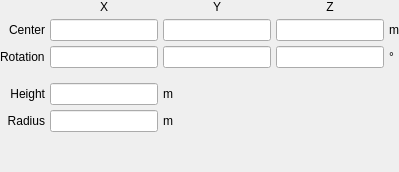
         <widget class="QWidget" name="cylinder_implicit">
          <layout class="QGridLayout" name="gridLayout_16">
           <property name="leftMargin">
            <number>0</number>
           </property>
           <property name="topMargin">
            <number>0</number>
           </property>
           <property name="rightMargin">
            <number>0</number>
           </property>
           <property name="bottomMargin">
            <number>0</number>
           </property>
           <property name="spacing">
            <number>5</number>
           </property>
           <item row="1" column="4">
            <widget class="LineEdit" name="lineedit_cylinder_implicit_centerz"/>
           </item>
           <item row="1" column="5">
            <widget class="QLabel" name="label_205">
             <property name="text">
              <string>m</string>
             </property>
            </widget>
           </item>
           <item row="1" column="0">
            <widget class="QLabel" name="label_37">
             <property name="text">
              <string>&lt;html&gt;&lt;head/&gt;&lt;body&gt;&lt;p align=&quot;right&quot;&gt;Center&lt;/p&gt;&lt;/body&gt;&lt;/html&gt;</string>
             </property>
            </widget>
           </item>
           <item row="5" column="0">
            <widget class="QLabel" name="label_35">
             <property name="text">
              <string>Radius</string>
             </property>
             <property name="alignment">
              <set>Qt::AlignRight|Qt::AlignTrailing|Qt::AlignVCenter</set>
             </property>
            </widget>
           </item>
           <item row="1" column="3">
            <widget class="LineEdit" name="lineedit_cylinder_implicit_centery"/>
           </item>
           <item row="4" column="0">
            <widget class="QLabel" name="label_36">
             <property name="text">
              <string>Height</string>
             </property>
             <property name="alignment">
              <set>Qt::AlignRight|Qt::AlignTrailing|Qt::AlignVCenter</set>
             </property>
            </widget>
           </item>
           <item row="1" column="1" colspan="2">
            <widget class="LineEdit" name="lineedit_cylinder_implicit_centerx"/>
           </item>
           <item row="2" column="0">
            <widget class="QLabel" name="label_42">
             <property name="text">
              <string>Rotation</string>
             </property>
            </widget>
           </item>
           <item row="2" column="3">
            <widget class="LineEdit" name="lineedit_cylinder_implicit_rotationy"/>
           </item>
           <item row="2" column="1" colspan="2">
            <widget class="LineEdit" name="lineedit_cylinder_implicit_rotationx"/>
           </item>
           <item row="6" column="1" colspan="4">
            <spacer name="verticalSpacer_16">
             <property name="orientation">
              <enum>Qt::Vertical</enum>
             </property>
             <property name="sizeHint" stdset="0">
              <size>
               <width>20</width>
               <height>40</height>
              </size>
             </property>
            </spacer>
           </item>
           <item row="2" column="4">
            <widget class="LineEdit" name="lineedit_cylinder_implicit_rotationz"/>
           </item>
           <item row="5" column="1" colspan="2">
            <widget class="LineEdit" name="lineedit_cylinder_implicit_radius"/>
           </item>
           <item row="4" column="1" colspan="2">
            <widget class="LineEdit" name="lineedit_cylinder_implicit_height"/>
           </item>
           <item row="4" column="3">
            <widget class="QLabel" name="label_200">
             <property name="text">
              <string>m</string>
             </property>
            </widget>
           </item>
           <item row="5" column="3">
            <widget class="QLabel" name="label_201">
             <property name="text">
              <string>m</string>
             </property>
            </widget>
           </item>
           <item row="0" column="1" colspan="2">
            <widget class="QLabel" name="label_202">
             <property name="text">
              <string>X</string>
             </property>
             <property name="alignment">
              <set>Qt::AlignCenter</set>
             </property>
            </widget>
           </item>
           <item row="0" column="3">
            <widget class="QLabel" name="label_203">
             <property name="text">
              <string>Y</string>
             </property>
             <property name="alignment">
              <set>Qt::AlignCenter</set>
             </property>
            </widget>
           </item>
           <item row="0" column="4">
            <widget class="QLabel" name="label_204">
             <property name="text">
              <string>Z</string>
             </property>
             <property name="alignment">
              <set>Qt::AlignCenter</set>
             </property>
            </widget>
           </item>
           <item row="2" column="5">
            <widget class="QLabel" name="label_206">
             <property name="text">
              <string>°</string>
             </property>
            </widget>
           </item>
           <item row="3" column="1">
            <spacer name="verticalSpacer_43">
             <property name="orientation">
              <enum>Qt::Vertical</enum>
             </property>
             <property name="sizeType">
              <enum>QSizePolicy::Maximum</enum>
             </property>
             <property name="sizeHint" stdset="0">
              <size>
               <width>20</width>
               <height>10</height>
              </size>
             </property>
            </spacer>
           </item>
          </layout>
         </widget>
